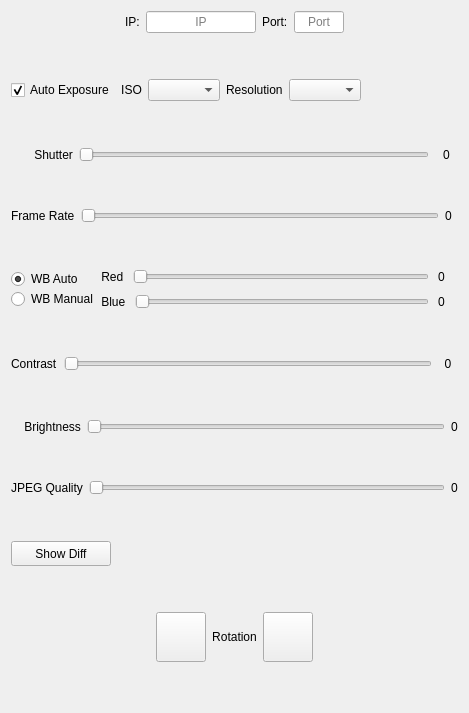
      <widget class="QWidget" name="page_6">
       <layout class="QVBoxLayout" name="verticalLayout">
        <item>
         <layout class="QHBoxLayout" name="horizontalLayout_13" stretch="1,0,0,1">
          <item>
           <spacer name="horizontalSpacer_3">
            <property name="orientation">
             <enum>Qt::Horizontal</enum>
            </property>
            <property name="sizeHint" stdset="0">
             <size>
              <width>40</width>
              <height>20</height>
             </size>
            </property>
           </spacer>
          </item>
          <item>
           <layout class="QHBoxLayout" name="horizontalLayout_11" stretch="0,2">
            <item>
             <widget class="QLabel" name="label">
              <property name="sizePolicy">
               <sizepolicy hsizetype="Fixed" vsizetype="Preferred">
                <horstretch>0</horstretch>
                <verstretch>0</verstretch>
               </sizepolicy>
              </property>
              <property name="text">
               <string>IP:</string>
              </property>
             </widget>
            </item>
            <item>
             <widget class="QLineEdit" name="lineIP">
              <property name="minimumSize">
               <size>
                <width>110</width>
                <height>0</height>
               </size>
              </property>
              <property name="maximumSize">
               <size>
                <width>110</width>
                <height>16777215</height>
               </size>
              </property>
              <property name="alignment">
               <set>Qt::AlignCenter</set>
              </property>
              <property name="placeholderText">
               <string>IP</string>
              </property>
             </widget>
            </item>
           </layout>
          </item>
          <item>
           <layout class="QHBoxLayout" name="horizontalLayout_10">
            <item>
             <widget class="QLabel" name="label_2">
              <property name="text">
               <string>Port:</string>
              </property>
             </widget>
            </item>
            <item>
             <widget class="QLineEdit" name="linePort">
              <property name="sizePolicy">
               <sizepolicy hsizetype="Fixed" vsizetype="Fixed">
                <horstretch>0</horstretch>
                <verstretch>0</verstretch>
               </sizepolicy>
              </property>
              <property name="minimumSize">
               <size>
                <width>50</width>
                <height>0</height>
               </size>
              </property>
              <property name="maximumSize">
               <size>
                <width>50</width>
                <height>16777215</height>
               </size>
              </property>
              <property name="alignment">
               <set>Qt::AlignCenter</set>
              </property>
              <property name="placeholderText">
               <string>Port</string>
              </property>
             </widget>
            </item>
           </layout>
          </item>
          <item>
           <spacer name="horizontalSpacer_31">
            <property name="orientation">
             <enum>Qt::Horizontal</enum>
            </property>
            <property name="sizeHint" stdset="0">
             <size>
              <width>188</width>
              <height>20</height>
             </size>
            </property>
           </spacer>
          </item>
         </layout>
        </item>
        <item>
         <spacer name="verticalSpacer">
          <property name="orientation">
           <enum>Qt::Vertical</enum>
          </property>
          <property name="sizeHint" stdset="0">
           <size>
            <width>20</width>
            <height>40</height>
           </size>
          </property>
         </spacer>
        </item>
        <item>
         <layout class="QHBoxLayout" name="horizontalLayout_9">
          <item>
           <widget class="QCheckBox" name="buttonAutoExposure">
            <property name="sizePolicy">
             <sizepolicy hsizetype="Fixed" vsizetype="Fixed">
              <horstretch>0</horstretch>
              <verstretch>0</verstretch>
             </sizepolicy>
            </property>
            <property name="layoutDirection">
             <enum>Qt::LeftToRight</enum>
            </property>
            <property name="text">
             <string>Auto Exposure</string>
            </property>
            <property name="checked">
             <bool>true</bool>
            </property>
           </widget>
          </item>
          <item>
           <layout class="QHBoxLayout" name="horizontalLayout_7">
            <item>
             <widget class="QLabel" name="labelIso">
              <property name="text">
               <string>ISO</string>
              </property>
              <property name="alignment">
               <set>Qt::AlignCenter</set>
              </property>
             </widget>
            </item>
            <item>
             <widget class="QComboBox" name="comboBoxISO"/>
            </item>
           </layout>
          </item>
          <item>
           <layout class="QHBoxLayout" name="horizontalLayout_8">
            <item>
             <widget class="QLabel" name="labelResolution">
              <property name="text">
               <string>Resolution</string>
              </property>
             </widget>
            </item>
            <item>
             <widget class="QComboBox" name="comboBoxResolution"/>
            </item>
           </layout>
          </item>
          <item>
           <spacer name="horizontalSpacer_2">
            <property name="orientation">
             <enum>Qt::Horizontal</enum>
            </property>
            <property name="sizeHint" stdset="0">
             <size>
              <width>40</width>
              <height>20</height>
             </size>
            </property>
           </spacer>
          </item>
         </layout>
        </item>
        <item>
         <spacer name="verticalSpacer_2">
          <property name="orientation">
           <enum>Qt::Vertical</enum>
          </property>
          <property name="sizeHint" stdset="0">
           <size>
            <width>20</width>
            <height>40</height>
           </size>
          </property>
         </spacer>
        </item>
        <item>
         <layout class="QHBoxLayout" name="horizontalLayout_12" stretch="0,2,0">
          <item>
           <widget class="QLabel" name="labelShutter">
            <property name="text">
             <string>       Shutter</string>
            </property>
           </widget>
          </item>
          <item>
           <widget class="QSlider" name="sliderShutter">
            <property name="minimum">
             <number>30</number>
            </property>
            <property name="maximum">
             <number>500</number>
            </property>
            <property name="orientation">
             <enum>Qt::Horizontal</enum>
            </property>
           </widget>
          </item>
          <item alignment="Qt::AlignHCenter">
           <widget class="QLabel" name="shutterValue">
            <property name="sizePolicy">
             <sizepolicy hsizetype="Fixed" vsizetype="Preferred">
              <horstretch>0</horstretch>
              <verstretch>0</verstretch>
             </sizepolicy>
            </property>
            <property name="minimumSize">
             <size>
              <width>23</width>
              <height>0</height>
             </size>
            </property>
            <property name="maximumSize">
             <size>
              <width>23</width>
              <height>16777215</height>
             </size>
            </property>
            <property name="text">
             <string>0</string>
            </property>
            <property name="alignment">
             <set>Qt::AlignCenter</set>
            </property>
           </widget>
          </item>
         </layout>
        </item>
        <item>
         <spacer name="verticalSpacer_3">
          <property name="orientation">
           <enum>Qt::Vertical</enum>
          </property>
          <property name="sizeHint" stdset="0">
           <size>
            <width>20</width>
            <height>40</height>
           </size>
          </property>
         </spacer>
        </item>
        <item>
         <layout class="QHBoxLayout" name="horizontalLayout_6">
          <item>
           <widget class="QLabel" name="labelFrameRate">
            <property name="text">
             <string>Frame Rate</string>
            </property>
           </widget>
          </item>
          <item>
           <widget class="QSlider" name="sliderFrameRate">
            <property name="maximum">
             <number>90</number>
            </property>
            <property name="orientation">
             <enum>Qt::Horizontal</enum>
            </property>
           </widget>
          </item>
          <item>
           <widget class="QLabel" name="frameRateValue">
            <property name="sizePolicy">
             <sizepolicy hsizetype="Fixed" vsizetype="Preferred">
              <horstretch>0</horstretch>
              <verstretch>0</verstretch>
             </sizepolicy>
            </property>
            <property name="minimumSize">
             <size>
              <width>13</width>
              <height>0</height>
             </size>
            </property>
            <property name="maximumSize">
             <size>
              <width>13</width>
              <height>16777215</height>
             </size>
            </property>
            <property name="text">
             <string>0</string>
            </property>
           </widget>
          </item>
         </layout>
        </item>
        <item>
         <spacer name="verticalSpacer_4">
          <property name="orientation">
           <enum>Qt::Vertical</enum>
          </property>
          <property name="sizeHint" stdset="0">
           <size>
            <width>20</width>
            <height>40</height>
           </size>
          </property>
         </spacer>
        </item>
        <item>
         <layout class="QHBoxLayout" name="horizontalLayout_5">
          <property name="spacing">
           <number>0</number>
          </property>
          <item>
           <layout class="QVBoxLayout" name="verticalLayout_6">
            <item>
             <widget class="QRadioButton" name="buttonWBAuto">
              <property name="text">
               <string>WB Auto</string>
              </property>
              <property name="checked">
               <bool>true</bool>
              </property>
              <property name="autoExclusive">
               <bool>false</bool>
              </property>
             </widget>
            </item>
            <item>
             <widget class="QRadioButton" name="buttonWBManual">
              <property name="text">
               <string>WB Manual</string>
              </property>
              <property name="autoExclusive">
               <bool>false</bool>
              </property>
             </widget>
            </item>
           </layout>
          </item>
          <item>
           <layout class="QVBoxLayout" name="verticalLayout_2">
            <property name="spacing">
             <number>9</number>
            </property>
            <item>
             <layout class="QHBoxLayout" name="horizontalLayout_4">
              <item>
               <widget class="QLabel" name="labelWBRed">
                <property name="text">
                 <string> Red</string>
                </property>
               </widget>
              </item>
              <item>
               <widget class="QSlider" name="sliderWBRed">
                <property name="maximum">
                 <number>80</number>
                </property>
                <property name="orientation">
                 <enum>Qt::Horizontal</enum>
                </property>
               </widget>
              </item>
              <item>
               <widget class="QLabel" name="redValue">
                <property name="sizePolicy">
                 <sizepolicy hsizetype="Fixed" vsizetype="Preferred">
                  <horstretch>0</horstretch>
                  <verstretch>0</verstretch>
                 </sizepolicy>
                </property>
                <property name="minimumSize">
                 <size>
                  <width>20</width>
                  <height>0</height>
                 </size>
                </property>
                <property name="maximumSize">
                 <size>
                  <width>20</width>
                  <height>16777215</height>
                 </size>
                </property>
                <property name="text">
                 <string>0</string>
                </property>
               </widget>
              </item>
             </layout>
            </item>
            <item>
             <layout class="QHBoxLayout" name="horizontalLayout_3">
              <item>
               <widget class="QLabel" name="labelWBBlue">
                <property name="text">
                 <string> Blue</string>
                </property>
               </widget>
              </item>
              <item>
               <widget class="QSlider" name="sliderWBBlue">
                <property name="maximum">
                 <number>80</number>
                </property>
                <property name="orientation">
                 <enum>Qt::Horizontal</enum>
                </property>
                <property name="invertedControls">
                 <bool>false</bool>
                </property>
                <property name="tickInterval">
                 <number>0</number>
                </property>
               </widget>
              </item>
              <item>
               <widget class="QLabel" name="blueValue">
                <property name="sizePolicy">
                 <sizepolicy hsizetype="Fixed" vsizetype="Preferred">
                  <horstretch>0</horstretch>
                  <verstretch>0</verstretch>
                 </sizepolicy>
                </property>
                <property name="minimumSize">
                 <size>
                  <width>20</width>
                  <height>0</height>
                 </size>
                </property>
                <property name="maximumSize">
                 <size>
                  <width>20</width>
                  <height>16777215</height>
                 </size>
                </property>
                <property name="text">
                 <string>0</string>
                </property>
               </widget>
              </item>
             </layout>
            </item>
           </layout>
          </item>
         </layout>
        </item>
        <item>
         <spacer name="verticalSpacer_10">
          <property name="orientation">
           <enum>Qt::Vertical</enum>
          </property>
          <property name="sizeHint" stdset="0">
           <size>
            <width>20</width>
            <height>40</height>
           </size>
          </property>
         </spacer>
        </item>
        <item>
         <layout class="QHBoxLayout" name="horizontalLayout_19">
          <item>
           <widget class="QLabel" name="label_3">
            <property name="text">
             <string>Contrast</string>
            </property>
           </widget>
          </item>
          <item>
           <widget class="QSlider" name="sliderConrtast">
            <property name="maximum">
             <number>100</number>
            </property>
            <property name="orientation">
             <enum>Qt::Horizontal</enum>
            </property>
           </widget>
          </item>
          <item>
           <widget class="QLabel" name="labelContrast">
            <property name="minimumSize">
             <size>
              <width>20</width>
              <height>18</height>
             </size>
            </property>
            <property name="maximumSize">
             <size>
              <width>20</width>
              <height>18</height>
             </size>
            </property>
            <property name="text">
             <string>0</string>
            </property>
            <property name="alignment">
             <set>Qt::AlignCenter</set>
            </property>
           </widget>
          </item>
         </layout>
        </item>
        <item>
         <spacer name="verticalSpacer_5">
          <property name="orientation">
           <enum>Qt::Vertical</enum>
          </property>
          <property name="sizeHint" stdset="0">
           <size>
            <width>20</width>
            <height>40</height>
           </size>
          </property>
         </spacer>
        </item>
        <item>
         <layout class="QHBoxLayout" name="horizontalLayout_16">
          <item>
           <widget class="QLabel" name="labelBrightness">
            <property name="text">
             <string>    Brightness</string>
            </property>
           </widget>
          </item>
          <item>
           <widget class="QSlider" name="sliderBrightness">
            <property name="maximum">
             <number>100</number>
            </property>
            <property name="orientation">
             <enum>Qt::Horizontal</enum>
            </property>
           </widget>
          </item>
          <item>
           <widget class="QLabel" name="brightnessValue">
            <property name="text">
             <string>0</string>
            </property>
           </widget>
          </item>
         </layout>
        </item>
        <item>
         <spacer name="verticalSpacer_6">
          <property name="orientation">
           <enum>Qt::Vertical</enum>
          </property>
          <property name="sizeHint" stdset="0">
           <size>
            <width>20</width>
            <height>40</height>
           </size>
          </property>
         </spacer>
        </item>
        <item>
         <layout class="QHBoxLayout" name="horizontalLayout_18" stretch="0,2,0">
          <item>
           <widget class="QLabel" name="labelJPEGQuality">
            <property name="text">
             <string>JPEG Quality</string>
            </property>
           </widget>
          </item>
          <item>
           <widget class="QSlider" name="sliderJPEGQuality">
            <property name="minimum">
             <number>1</number>
            </property>
            <property name="maximum">
             <number>100</number>
            </property>
            <property name="orientation">
             <enum>Qt::Horizontal</enum>
            </property>
           </widget>
          </item>
          <item>
           <widget class="QLabel" name="jPEGQualityValue">
            <property name="text">
             <string>0</string>
            </property>
           </widget>
          </item>
         </layout>
        </item>
        <item>
         <spacer name="verticalSpacer_9">
          <property name="orientation">
           <enum>Qt::Vertical</enum>
          </property>
          <property name="sizeHint" stdset="0">
           <size>
            <width>20</width>
            <height>40</height>
           </size>
          </property>
         </spacer>
        </item>
        <item>
         <widget class="QPushButton" name="buttonConfig264">
          <property name="minimumSize">
           <size>
            <width>100</width>
            <height>25</height>
           </size>
          </property>
          <property name="maximumSize">
           <size>
            <width>100</width>
            <height>25</height>
           </size>
          </property>
          <property name="text">
           <string>Show Diff</string>
          </property>
         </widget>
        </item>
        <item>
         <spacer name="verticalSpacer_7">
          <property name="orientation">
           <enum>Qt::Vertical</enum>
          </property>
          <property name="sizeHint" stdset="0">
           <size>
            <width>20</width>
            <height>40</height>
           </size>
          </property>
         </spacer>
        </item>
        <item>
         <layout class="QHBoxLayout" name="horizontalLayout_15">
          <item>
           <spacer name="horizontalSpacer_4">
            <property name="orientation">
             <enum>Qt::Horizontal</enum>
            </property>
            <property name="sizeHint" stdset="0">
             <size>
              <width>40</width>
              <height>20</height>
             </size>
            </property>
           </spacer>
          </item>
          <item>
           <widget class="QPushButton" name="buttonRotationCounterClock">
            <property name="sizePolicy">
             <sizepolicy hsizetype="Fixed" vsizetype="Fixed">
              <horstretch>0</horstretch>
              <verstretch>0</verstretch>
             </sizepolicy>
            </property>
            <property name="minimumSize">
             <size>
              <width>50</width>
              <height>50</height>
             </size>
            </property>
            <property name="maximumSize">
             <size>
              <width>50</width>
              <height>50</height>
             </size>
            </property>
            <property name="text">
             <string/>
            </property>
            <property name="icon">
             <iconset resource="resources.qrc">
              <normaloff>:/icons/icons/1472756096_object-rotate-left.png</normaloff>:/icons/icons/1472756096_object-rotate-left.png</iconset>
            </property>
            <property name="iconSize">
             <size>
              <width>50</width>
              <height>50</height>
             </size>
            </property>
           </widget>
          </item>
          <item>
           <widget class="QLabel" name="labelRotation">
            <property name="text">
             <string>Rotation</string>
            </property>
            <property name="alignment">
             <set>Qt::AlignCenter</set>
            </property>
           </widget>
          </item>
          <item>
           <widget class="QPushButton" name="buttonRotationClock">
            <property name="sizePolicy">
             <sizepolicy hsizetype="Fixed" vsizetype="Fixed">
              <horstretch>0</horstretch>
              <verstretch>0</verstretch>
             </sizepolicy>
            </property>
            <property name="minimumSize">
             <size>
              <width>50</width>
              <height>50</height>
             </size>
            </property>
            <property name="maximumSize">
             <size>
              <width>50</width>
              <height>50</height>
             </size>
            </property>
            <property name="text">
             <string/>
            </property>
            <property name="icon">
             <iconset resource="resources.qrc">
              <normaloff>:/icons/icons/1472756099_object-rotate-right.png</normaloff>:/icons/icons/1472756099_object-rotate-right.png</iconset>
            </property>
            <property name="iconSize">
             <size>
              <width>50</width>
              <height>50</height>
             </size>
            </property>
           </widget>
          </item>
          <item>
           <spacer name="horizontalSpacer_5">
            <property name="orientation">
             <enum>Qt::Horizontal</enum>
            </property>
            <property name="sizeHint" stdset="0">
             <size>
              <width>40</width>
              <height>20</height>
             </size>
            </property>
           </spacer>
          </item>
         </layout>
        </item>
        <item>
         <spacer name="verticalSpacer_8">
          <property name="orientation">
           <enum>Qt::Vertical</enum>
          </property>
          <property name="sizeHint" stdset="0">
           <size>
            <width>20</width>
            <height>40</height>
           </size>
          </property>
         </spacer>
        </item>
       </layout>
      </widget>
